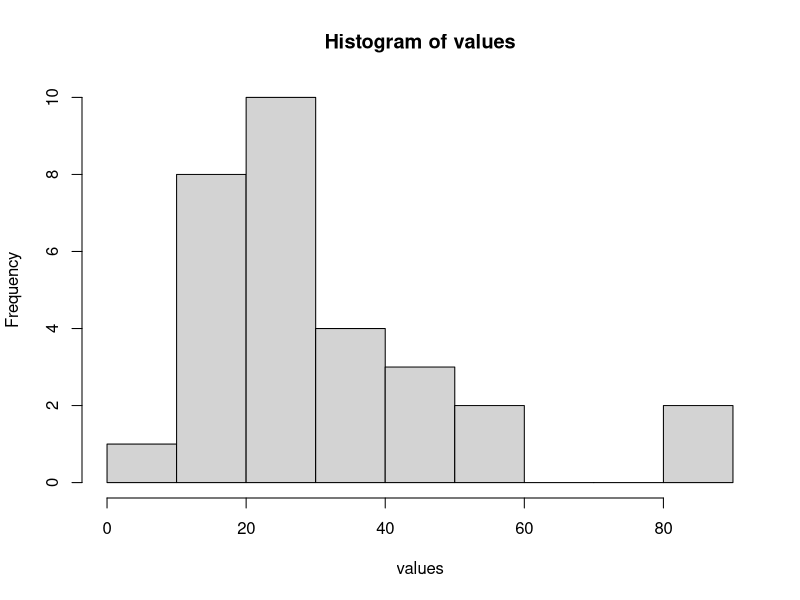
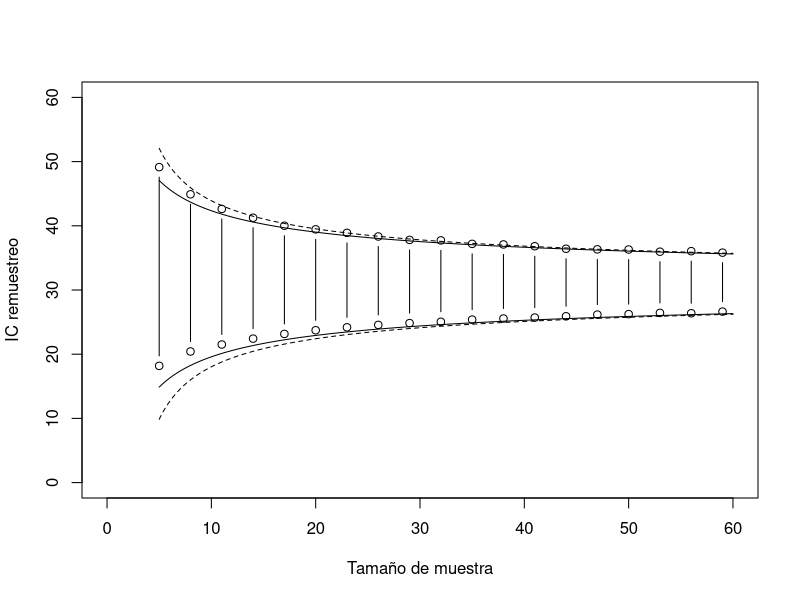

Recreate these plots in R, in order.
## ---- chunk 1
knitr::opts_chunk$set(echo = TRUE)
## ---- chunk 2
data<-read.table("data/skewdata.txt",header=T)
attach(data)
names(data)
## ---- chunk 3
values
## ---- chunk 4
hist(values)
## ---- chunk 5
Remuestreo<-function(x){
a<-numeric(10000)
for (i in 1:10000){
a[i]<-mean(sample(x,30,replace=T))}
quantile(a,c(.025,.975))}
Remuestreo(values)
## ---- chunk 6
mean(values)+1.96*sqrt(var(values)/30)
mean(values)-1.96*sqrt(var(values)/30) 
## ---- chunk 7
plot(c(0,60),c(0,60),type="n",xlab="Tamaño de muestra",ylab="IC remuestreo")
 
for (k in seq(5,60,3)){
a<-numeric(10000)
for (i in 1:10000){
a[i]<-mean(sample(values,k,replace=T))
}
points(c(k,k),quantile(a,c(.025,.975)),type="b")
}

# Ahora veamos como comparan con los valores de IC normales
xv<-seq(5,60,0.1)
yv<-mean(values)+1.96*sqrt(var(values)/xv)
lines(xv,yv)
yv<-mean(values)-1.96*sqrt(var(values)/xv)
lines(xv,yv)

#y los valores de IC de t student 

yv<-mean(values)-qt(.975,xv)*sqrt(var(values)/xv)
lines(xv,yv,lty=2)
yv<-mean(values)+qt(.975,xv)*sqrt(var(values)/xv)
lines(xv,yv,lty=2)

